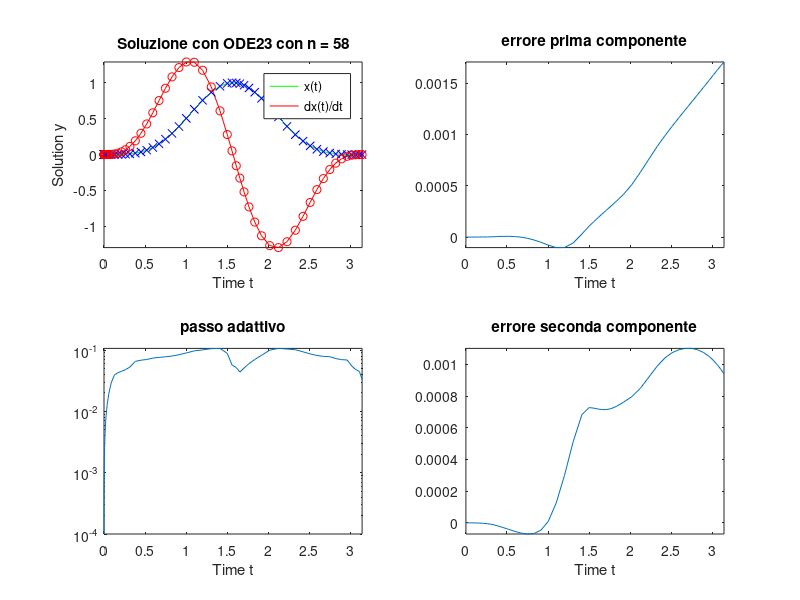

Write the MATLAB code that produced this figure.
%% Equazione di van der pol
%% x'' - mu * (1 - x^2) * x' + x = 0
%%
%% forzante
%% f(t) = y''(1,t) - mu * (1 - y(1, t) ^ 2) + y(1, t) = 0
%%
%% le pongo uguali visto che sono entrambe uguali a zero
%% x'' - mu * (1 - x^2) * x' + x = y''(1,t) - mu * (1 - y(1, t) ^ 2) + y(1, t)
%%
%% le riscrivo come segue
%% x'' - mu * (1 - x^2) * x' + x = f(t)
%%
%% porto al secono membro
%% x'' = f(t) - mu * (1 - x^2) * x' + x
%%
%% sistema di equazioni
%% equazione del secondo ordine
%% y'' = mu * (1 - y^2) * y' - y + f
%%
%% sistema del primo ordine
%% d y(1)  / dt = y(2)
%% d y(2)  / dt = mu * (1 - y(1)^2) * y(2) - y(1) + f
%%
%% soluzione esatta (scelta arbitrariamente)
%%
%% y (t, 1)  = sin (t) .^ 4
%% y (t, 2)  = y' (t, 1) = 4 * sin (t) .^ 3 .* cos (t)
%% y'(t, 2)  = y''(t, 1) = 4 * (3 * sin (t) ^ 2 * cos (t) ^2 - sin (t) ^ 4)

clc
clear all
close all
figure
tspan = [0,pi];

x   = @(t) sin (t) .^ 4;
xp  = @(t) 4 * sin (t) .^ 3 .* cos (t);
xpp = @(t) 4 * (3 * sin (t) .^ 2 .* cos (t) .^2 - sin (t) .^ 4);
mu  = 1;
f   = @(t) xpp(t) - mu * (1 - x(t).^2) .* xp(t) + x(t);
vdp = @(t, y) [y(2); mu*(1-y(1)^2)*y(2)-y(1)+f(t)];

[t, y] = ode23 (vdp, tspan, [x(0); xp(0)], odeset ('AbsTol', 1e-4));

subplot(2,2,1)
plot (t, x(t),'g', t, xp(t),'r', t, y(:, 1), 'xb', t, y(:, 2), 'or')
title (['Soluzione con ODE23 con n = ',int2str(length(t))])
xlabel('Time t');
ylabel('Solution y');
legend('x(t)','dx(t)/dt')
axis([tspan(1) tspan(2) -inf inf])

subplot(2,2,2)
plot (t, x(t) - y(:, 1))
title ('errore prima componente')
xlabel('Time t');
axis([tspan(1) tspan(2) -inf inf])

subplot(2,2,4)
plot (t, xp(t) - y(:, 2))
title ('errore seconda componente')
xlabel('Time t');
axis([tspan(1) tspan(2) -inf inf])

subplot(2,2,3)
semilogy (t(2:end), diff (t))
title ('passo adattivo')
xlabel('Time t');
axis([tspan(1) tspan(2) -inf inf])